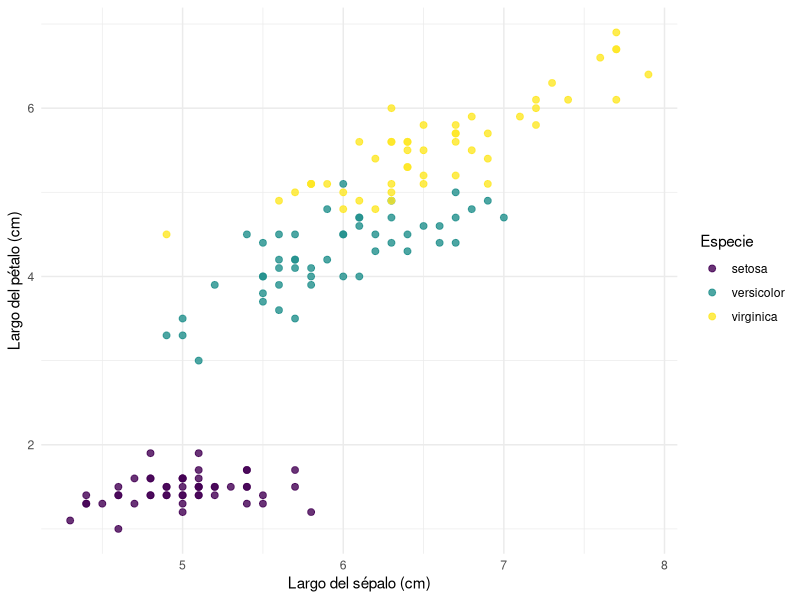

Source code (R):
## ---- chunk 1
#| include: false
# Guardamos los objetos que Quarto crea por su cuenta, para que no aparezcan
# cuando mostremos ls() más adelante.
.objetos_iniciales <- ls()
## ---- chunk 2
#| label: fig-adelanto
#| fig-cap: "Gráfica hecha con ggplot2 con los datos de ejemplo iris."
#| fig-alt: "Gráfica de dispersión del largo del pétalo contra el largo del sépalo de tres especies de iris. Cada especie forma un grupo de puntos de distinto color."
#| fig-width: 6.5
#| fig-height: 4

library(ggplot2)

ggplot(iris, aes(x = Sepal.Length, y = Petal.Length, color = Species)) +
  geom_point(size = 2, alpha = 0.8) +
  scale_color_viridis_d() +
  theme_minimal() +
  labs(x = "Largo del sépalo (cm)", y = "Largo del pétalo (cm)", color = "Especie")
## ---- chunk 3
1 + 1                      # R funciona como una calculadora
"Hola, R"                  # el texto va entre comillas
print("Hola, R")           # imprime en la consola
## ---- chunk 4
20 + 35                    # suma
100 - 25                   # resta
25 * 4                     # multiplicación
625 / 5                    # división
5 ^ 2                      # potencia
sqrt(144)                  # raíz cuadrada
log(10)                    # logaritmo natural
log(10, base = 10)         # logaritmo base 10
exp(2.302585)              # exponente: es la inversa de log()
## ---- chunk 5
10 %% 3                    # residuo
10 %/% 3                   # división entera
2 + 3 * 4                  # primero la multiplicación
(2 + 3) * 4                # los paréntesis cambian el orden
## ---- chunk 6
5 == 5
5 != 3
(5 > 3) & (2 < 4)
(2 > 3) | (5 > 3)
!(5 > 3)
## ---- chunk 7
c(1, 5, 10) > 4
## ---- chunk 8
a <- 1
b = 2                      # = también funciona, pero en R se prefiere <-

a
b
a + b
## ---- chunk 9
nombre <- "Juan"
x <- 5
x <- 10                    # al reasignar, el valor anterior se pierde
x
## ---- chunk 10
resultado <- 4
resultado * 2
3 -> j
(j + resultado) * x
## ---- chunk 11
set.seed(2026)
aleatorio <- runif(20, min = 10, max = 30)    # 20 números entre 10 y 30
aleatorio
## ---- chunk 12
sum(aleatorio)             # suma
mean(aleatorio)            # promedio
median(aleatorio)          # mediana
sd(aleatorio)              # desviación estándar
min(aleatorio)             # mínimo
max(aleatorio)             # máximo
length(aleatorio)          # longitud: cuántos datos hay
round(aleatorio, 1)        # redondear a 1 decimal
## ---- chunk 13
print(aleatorio[1:5])
aleatorio[1:5]
## ---- chunk 14
paste0("Hugo", "Paco", "Luis")              # sin separación
paste("Hugo", "Paco", "Luis")               # separados por un espacio
paste("Hugo", "Paco", "Luis", sep = "_")    # con el separador que elijas
paste("Sitio", 1:3)                         # trabaja con varios valores a la vez
## ---- chunk 15
#| include: false
rm(list = .objetos_iniciales)
## ---- chunk 16
ls()                       # lista de los objetos que existen en la sesión
rm(aleatorio)              # borra un objeto
ls()
## ---- chunk 17
rm(list = ls())            # borra todos los objetos de la sesión
ls()
## ---- chunk 18
#| message: true
library(tidyverse)
library(readxl)
library(lubridate)
## ---- chunk 19
dplyr::select(iris, Species) %>% head()
## ---- chunk 20
#| message: true
library(MASS)              # avisa que select() ahora es la de MASS
## ---- chunk 21
try(select(iris, Species)) # falla: ahora select() es la de MASS
## ---- chunk 22
dplyr::select(iris, Species) %>% head()     # con :: siempre funciona
## ---- chunk 23
detach("package:MASS", unload = TRUE)
select(iris, Species) %>% head()
## ---- chunk 24
tidyverse_packages()
## ---- chunk 25
sqrt(144)
144 %>% sqrt()
## ---- chunk 26
a <- 5.5                   # numérico
j <- 10L                   # entero
p <- TRUE                  # lógico
z <- "Manzana"             # carácter
t <- factor("Azul")        # factor

class(a)
class(j)
class(p)
class(z)
class(t)
## ---- chunk 27
h <- 18.5
is.numeric(h)
class(h)
## ---- chunk 28
d <- 20
is.numeric(d)
class(d)                   # R guarda los números como decimales
d <- as.integer(d)         # convertimos
class(d)
## ---- chunk 29
as.numeric(t)              # el factor es un código, no un texto
as.factor(12)
as.logical(t)              # no todo se puede convertir
as.numeric(FALSE)          # FALSE vale 0 (y TRUE vale 1)
as.integer(3.9)            # corta, NO redondea
as.numeric("hola")         # no es un número: da NA y una advertencia
## ---- chunk 30
f <- factor(c("10", "20", "10", "30"))
as.numeric(f)                  # ¡códigos internos, no los valores!
as.numeric(as.character(f))    # así sí
levels(f)                      # los niveles del factor
nlevels(f)                     # cuántos niveles hay
## ---- chunk 31
p <- 7
class(p)
p <- as.integer(p)
class(p)
## ---- chunk 32
f <- "viernes"
class(f)
f <- as.factor(f)
class(f)
## ---- chunk 33
k <- 15.6
class(k)
k <- as.character(k)
k
class(k)
## ---- chunk 34
w <- factor("lluvias")
class(w)
as.numeric(w)
## ---- chunk 35
rr <- TRUE
class(rr)
as.numeric(rr)
## ---- chunk 36
hh <- 12L
class(hh)
hh <- as.factor(hh)
class(hh)
nlevels(hh)
levels(hh)
## ---- chunk 37
fecha <- as.Date("2024-01-09")             # formato año-mes-día
class(fecha)
fecha + 30                                 # se pueden hacer cuentas con fechas
year(fecha)                                # lubridate: extraer partes
month(fecha)
dmy("9/1/2024")                            # lubridate: leer otros formatos
## ---- chunk 38
mi_vector <- c(1, 2, 3, 4, 5)
nombres <- c("Juan", "Ana", "Pedro")
numeros <- c(1, 2, 3, 4, 5, 6, 7, 8, 9, 10)
valores_verdad <- c(TRUE, FALSE, TRUE, TRUE)
dias <- c("lunes", "martes", "miércoles", "jueves", "viernes", "sábado",
          "domingo")

class(mi_vector)
length(numeros)
## ---- chunk 39
1:10                       # secuencia de enteros
seq(0, 100, by = 25)       # secuencia con un paso
rep("A", 3)                # repetir
## ---- chunk 40
mezcla <- c(1, "a", TRUE)
mezcla
class(mezcla)
## ---- chunk 41
numeros * 2
numeros + numeros
numeros > 5
## ---- chunk 42
x <- c(10, 20, 30)

x[2]                       # por posición
x[c(1, 3)]                 # varias posiciones
x[2:3]                     # un rango
x[-1]                      # todo MENOS la posición 1
## ---- chunk 43
x > 15                     # primero se evalúa la condición...
x[x > 15]                  # ...y los TRUE se quedan
which(x > 15)              # ¿en qué posiciones se cumple?
sum(x > 15)                # ¿cuántos la cumplen?
## ---- chunk 44
x[2] <- 25
x
## ---- chunk 45
edades <- c(Juan = 30, Ana = 25, Pedro = 41)
edades["Ana"]
## ---- chunk 46
abundancia <- c(12, 0, 5, 33, 8, 1, 0, 19)
## ---- chunk 47
length(abundancia)         # a) número de sitios
sum(abundancia)            # b) abundancia total
abundancia[4]              # c) abundancia del sitio 4
## ---- chunk 48
abundancia[abundancia >= 10]     # a) los valores
which(abundancia >= 10)          # b) las posiciones
sum(abundancia == 0)             # c) cuántos ceros hay
## ---- chunk 49
mi_mat_01 <- matrix(c(1:20), ncol = 4, nrow = 5)
mi_mat_01

dim(mi_mat_01)             # filas, columnas
## ---- chunk 50
#| echo: false
m <- mi_mat_01
celdas <- matrix(sprintf("**%s** <small>[%d,%d]</small>", m, row(m), col(m)),
                 nrow = nrow(m))
dimnames(celdas) <- list(paste("fila", seq_len(nrow(m))),
                         paste("col", seq_len(ncol(m))))
knitr::kable(celdas, align = "c")
## ---- chunk 51
matrix(1:6, nrow = 2, byrow = TRUE)
## ---- chunk 52
nombres_matriz <- matrix(c("Juan", "Ana", "Pedro", "Elena", "Jose", "Miguel",
                           "Maria", "Adriana", "Eder", "Ines", "Joel",
                           "Patricia"),
                         nrow = 4, ncol = 3)
nombres_matriz
## ---- chunk 53
mi_mat_01[3, 2]           # fila 3, columna 2
mi_mat_01[2, ]            # toda la fila 2     (columna vacía = todas)
mi_mat_01[, 2]            # toda la columna 2  (fila vacía = todas)
## ---- chunk 54
mi_mat_01[4, 3]            # M1
mi_mat_01[2, 1]            # M2
mi_mat_01[4, ]             # M3
mi_mat_01[, 1]             # M4
nombres_matriz[4, 2]       # M5
nombres_matriz[2, 3]       # M6
nombres_matriz[4, ]        # M7
## ---- chunk 55
mi_array <- array(c(1:18), dim = c(3, 3, 2))
mi_array

dim(mi_array)
## ---- chunk 56
#| echo: false
#| results: asis
for (k in seq_len(dim(mi_array)[3])) {
  m <- mi_array[, , k]
  celdas <- matrix(sprintf("**%s** <small>[%d,%d,%d]</small>", m, row(m), col(m), k),
                   nrow = nrow(m))
  dimnames(celdas) <- list(paste("fila", seq_len(nrow(m))),
                           paste("col", seq_len(ncol(m))))
  cat("\n**Nivel", k, "**\n\n")
  print(knitr::kable(celdas, align = "c"))
  cat("\n")
}
## ---- chunk 57
mi_array[1, 2, 2]          # fila 1, columna 2, nivel 2
## ---- chunk 58
mi_array[2, 3, 2]          # A1
mi_array[3, 1, 1]          # A2
mi_array[, 2, 2]           # A3
## ---- chunk 59
df <- data.frame(
  no     = c(1, 2, 3, 4, 8),
  site   = c("A", "B", "A", "C", "D"),
  temp   = c(22.5, 24.5, 27, 35, 26),
  precip = c(650, 820, 698, 715, 905)
)
df
## ---- chunk 60
class(df)
names(df)
dim(df)
nrow(df)
ncol(df)
## ---- chunk 61
str(df)
glimpse(df)
## ---- chunk 62
head(df)
summary(df)
## ---- chunk 63
df$temp                    # una columna con $
unique(df$site)            # valores únicos
table(df$site)             # frecuencia de cada valor único
## ---- chunk 64
df$prec                    # devuelve la columna precip
## ---- chunk 65
colnames(df) <- c("number", "locality", "T", "P")    # cambiar los nombres
df
## ---- chunk 66
df$elevacion <- c(200, 400, 750, 1200, 1500)         # declarar una nueva variable
df
## ---- chunk 67
df_mamif <- data.frame(
  Especie = c("Puma concolor", "Canis lupus", "Panthera onca", "Lynx rufus",
              "Ursus americanus", "Canis latrans", "Mustela nivalis"),
  Habitat = c("Bosques", "Bosques", "Selvas tropicales", "Praderas",
              "Bosques", "Desiertos", "Tundra"),
  Poblacion = c(100, 50, 30, 80, 120, 25, 15),
  Estado_Conservacion = c("Preocupación menor", "Preocupación menor",
                          "En riesgo", "Preocupación menor",
                          "Preocupación menor", "Preocupación menor",
                          "Preocupación menor")
)
df_mamif
str(df_mamif)
## ---- chunk 68
df_mamif[2, ]                          # la fila 2
df_mamif[, "Poblacion"]                # una columna por nombre
df_mamif[df_mamif$Poblacion > 90, ]    # las filas donde se cumple una condición
## ---- chunk 69
df_mamif$Especie                                                  # D1
## ---- chunk 70
df_mamif[df_mamif$Especie == "Panthera onca", ]                   # D2
## ---- chunk 71
df_mamif[, c("Habitat", "Estado_Conservacion")]                   # D3
## ---- chunk 72
df_mamif[df_mamif$Especie %in% c("Lynx rufus", "Canis lupus"), ]  # D4
## ---- chunk 73
tb_iris <- iris %>% as_tibble()
## ---- chunk 74
head(iris)                 # data frame: sin información de los tipos
## ---- chunk 75
tb_iris                    # tibble: muestra el tipo de cada columna y sólo imprime las primeras filas
## ---- chunk 76
class(iris)
class(tb_iris)
## ---- chunk 77
head(tb_iris$Sepal.Width)
## ---- chunk 78
head(iris$Sepal.W)         # data frame: funciona (coincidencia parcial)
tb_iris$Sepal.W            # tibble: NULL con advertencia
## ---- chunk 79
df_mamif %>% as_tibble()
tb_iris %>% as.data.frame() %>% head()
## ---- chunk 80
categoria <- c("A", "B", "A", "B")
valor <- c(10, 20, 15, 25)
texto <- c("hola", "mundo", "dato", "extra")

# Creamos un modelo lineal (ejemplo simple)
modelo <- lm(valor ~ categoria)

# Un tibble con distintos tipos de datos, incluyendo el modelo
mi_tibble <- tibble(
  Categoria = categoria,
  Valor = valor,
  Texto = texto,
  Modelo = list(modelo)    # el modelo se guarda como lista
)
mi_tibble
## ---- chunk 81
mi_tibble$Modelo[[1]] %>% summary()
## ---- chunk 82
mi_lista <- list(
  Nombre = "Juan",
  Edad = 30,
  Puntuaciones = c(85, 90, 88),
  Aprobado = TRUE,
  Detalles = data.frame(Hora = c("10:00", "12:30", "15:45"),
                        Lugar = c("Bosque", "Río", "Montaña"))
)
mi_lista
## ---- chunk 83
names(mi_lista)
str(mi_lista)              # estructura completa de la lista
## ---- chunk 84
mi_lista$Nombre
mi_lista[["Nombre"]]
mi_lista["Nombre"]         # una lista, no el valor
mi_lista[[3]]              # por posición
## ---- chunk 85
mi_lista$Nombre %>% class()
mi_lista$Detalles$Hora
## ---- chunk 86
mi_lista$Edad <- 31
mi_lista$Ciudad <- "Puebla"
names(mi_lista)
## ---- chunk 87
mi_lista$Nombre                      # L1
class(mi_lista$Puntuaciones)         # L2
mi_lista$Puntuaciones[3]             # L3
mi_lista$Detalles$Lugar              # L4
mi_lista$Detalles$Lugar[2]           # L5
## ---- chunk 88
mi_suma <- function(a, b) {
  suma <- a + b
  return(suma)
}

mi_suma(2, 3)
mi_suma(a = 10, b = 5)         # también se pueden nombrar los argumentos
mi_suma(c(1, 2, 3), 10)        # y funciona con vectores
## ---- chunk 89
area_circulo <- function(radio, digitos = 2) {
  area <- pi * radio^2
  area <- round(area, digitos)
  return(area)
}

area_circulo(3)                  # usa digitos = 2
area_circulo(3, digitos = 4)     # cambiamos el valor por defecto
area_circulo(c(1, 2, 3))         # trabaja con vectores completos
## ---- chunk 90
shannon_index <- function(abundancias) {
  p <- abundancias / sum(abundancias)
  H <- -sum(p * log(p))
  return(H)
}
## ---- chunk 91
comunidad_a <- c(10, 10, 10, 10)    # equitativa: 4 especies igual de comunes
comunidad_b <- c(37, 1, 1, 1)       # dominada por una sola especie

shannon_index(comunidad_a)
shannon_index(comunidad_b)          # menor: hay menos diversidad
## ---- chunk 92
comunidad_c <- c(10, 5, 0, 5)
shannon_index(comunidad_c)
## ---- chunk 93
shannon_index <- function(abundancias) {
  abundancias <- abundancias[abundancias > 0]
  p <- abundancias / sum(abundancias)
  H <- -sum(p * log(p))
  return(H)
}

shannon_index(comunidad_c)
## ---- chunk 94
densidad <- function(n_individuos, area_m2) {
  dens <- n_individuos / area_m2 * 10000     # 1 ha = 10 000 m2
  return(dens)
}

densidad(25, 500)
## ---- chunk 95
coef_var <- function(x) {
  cv <- sd(x) / mean(x) * 100
  return(cv)
}

peso <- c(120, 135, 128, 150, 110)
coef_var(peso)
## ---- chunk 96
simpson_index <- function(abundancias) {
  p <- abundancias / sum(abundancias)        # los ceros no estorban aquí
  D <- 1 - sum(p^2)
  return(D)
}

simpson_index(comunidad_a)
simpson_index(comunidad_b)
simpson_index(comunidad_c)
## ---- chunk 97
pielou_index <- function(abundancias) {
  S <- sum(abundancias > 0)                  # especies presentes
  J <- shannon_index(abundancias) / log(S)
  return(J)
}

pielou_index(comunidad_a)
pielou_index(comunidad_b)
pielou_index(comunidad_c)
## ---- chunk 98
sessionInfo()
